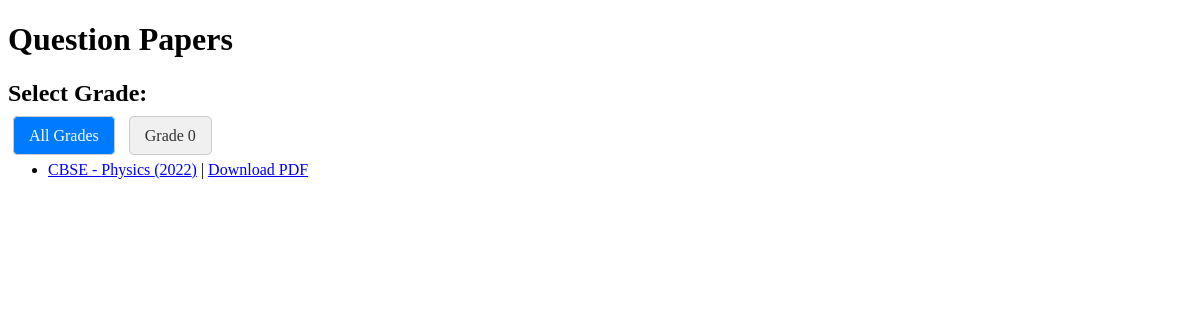
The page /question-papers on the database as committed earlier.
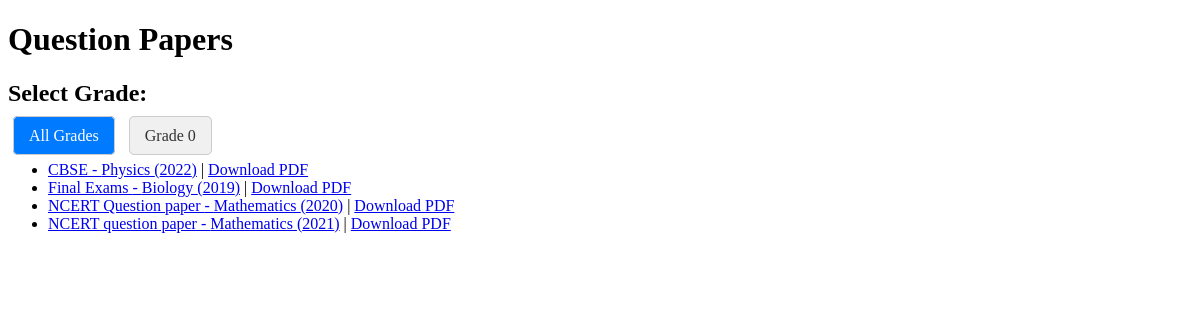
The same page on the database as committed later.
### app/models.py (models this page shows, shortened)
class QuestionPaper(models.Model):
    title = models.CharField(max_length=200)
    year = models.IntegerField()
    grade = models.IntegerField(default=00)
    subject = models.CharField(max_length=100)
    file = models.FileField(upload_to='question_papers/')
    course = models.ForeignKey(Course, on_delete=models.CASCADE)

### app/views.py (the view)
# urls.py: path('question-papers', question_papers, name='question_papers'),
def question_papers(request):
    selected_grade = request.GET.get('grade')
    question_papers = QuestionPaper.objects.all()
    if selected_grade:
        question_papers = question_papers.filter(grade=selected_grade)
    grades = QuestionPaper.objects.values_list('grade', flat=True).distinct()
    context = {
        'question_papers': question_papers,
        'selected_grade': selected_grade,
        'grades': sorted(grades)
    }
    return render(request, 'question_paper.html', context)

### app/templates/question_paper.html (shortened to what this page needs)
<!DOCTYPE html>
<html>
<head>
</head>
<body>
    <h1>Question Papers</h1>
    <div>
        <h2>Select Grade:</h2>
        <div>
            <a href="{% url 'question_papers' %}" class="grade-button {% if not selected_grade %}active{% endif %}">All Grades</a>
            {% for grade in grades %}
                <a href="{% url 'question_papers' %}?grade={{ grade }}" class="grade-button ">Grade {{ grade }}</a>
            {% endfor %}
        </div>
    </div>
    <ul>
        {% for paper in question_papers %}
            <li>
                <a href="{{ paper.file.url }}" target="_blank">{{ paper.title }} - {{ paper.subject }} ({{ paper.year }})</a>
                | <a href="{{ paper.file.url }}" download>Download PDF</a>
            </li>
        {% empty %}
            <li>No question papers available for the selected criteria.</li>
        {% endfor %}
    </ul>
</body>
</html>

### app/templates/question_paper.html (style rules this page uses)
.year-button, .grade-button { margin: 5px; padding: 10px 15px; background-color: #f0f0f0; border: 1px solid #ccc; text-decoration: none; color: #333; border-radius: 5px; }
.year-button.active, .grade-button.active { background-color: #007bff; color: #fff; }

Rows that differ between the two databases and show on the page:
added QuestionPaper: title "Final Exams", subject "Biology", year "2019"
added QuestionPaper: title "NCERT Question paper", subject "Mathematics", year "2020"
added QuestionPaper: title "NCERT question paper", subject "Mathematics", year "2021"
